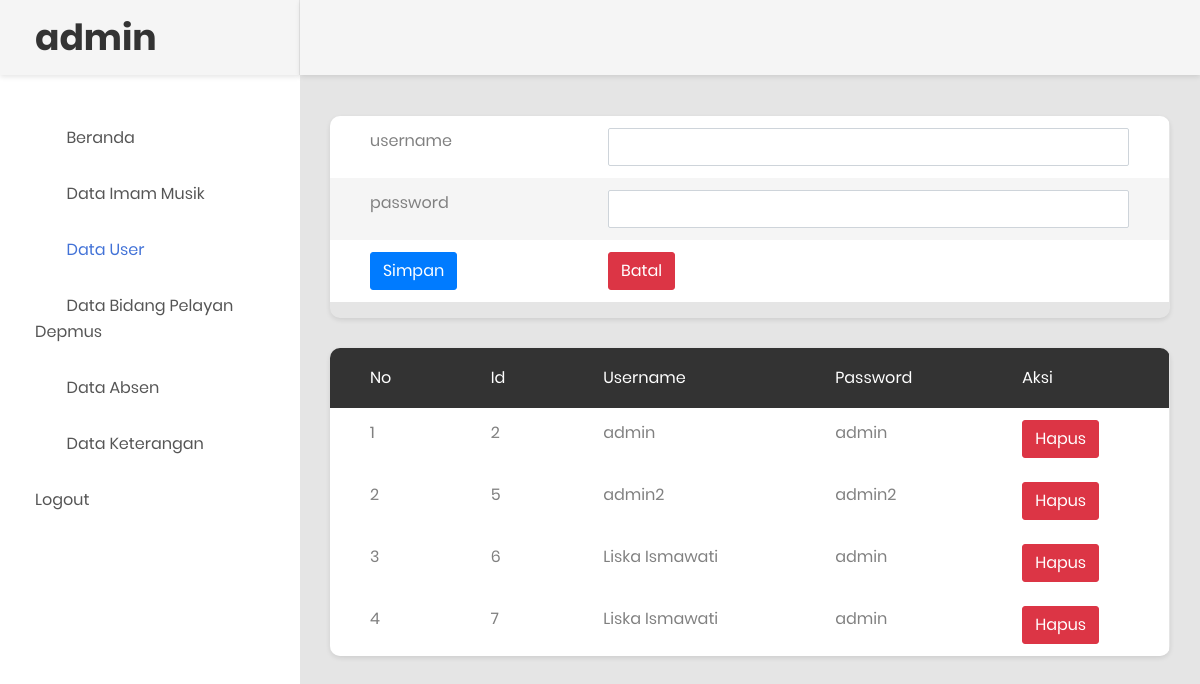
Screenshot of /datauser.php (signed in) with the database file from the repository.
### tables this page shows
CREATE TABLE `tb_daftar` (
  `id` int(11) NOT NULL,
  `username` varchar(255) NOT NULL,
  `password` varchar(255) NOT NULL
);

### datauser.php (the view, shortened to what this page needs)
<!DOCTYPE html>
<html lang="en">
<head>
     <link rel="stylesheet" href="https://maxcdn.bootstrapcdn.com/bootstrap/4.5.2/css/bootstrap.min.css">
    <link rel="stylesheet" type="text/css" href="css/bootstrap.css" media="all">
    <link href="css/font-face.css" rel="stylesheet" media="all">
    <link href="vendor/font-awesome-4.7/css/font-awesome.min.css" rel="stylesheet" media="all">
    <link href="vendor/font-awesome-5/css/fontawesome-all.min.css" rel="stylesheet" media="all">
    <link href="vendor/mdi-font/css/material-design-iconic-font.min.css" rel="stylesheet" media="all">
    <link href="vendor/bootstrap-4.1/bootstrap.min.css" rel="stylesheet" media="all">
    <link href="vendor/animsition/animsition.min.css" rel="stylesheet" media="all">
    <link href="vendor/bootstrap-progressbar/bootstrap-progressbar-3.3.4.min.css" rel="stylesheet" media="all">
    <link href="vendor/wow/animate.css" rel="stylesheet" media="all">
    <link href="vendor/css-hamburgers/hamburgers.min.css" rel="stylesheet" media="all">
    <link href="vendor/slick/slick.css" rel="stylesheet" media="all">
    <link href="vendor/select2/select2.min.css" rel="stylesheet" media="all">
    <link href="vendor/perfect-scrollbar/perfect-scrollbar.css" rel="stylesheet" media="all">
    <link href="css/theme.css" rel="stylesheet" media="all">
</head>
<body class="animsition">
    <div class="page-wrapper">
        <aside class="menu-sidebar d-none d-lg-block">
            <div class="logo">
                <a href="#">
                    <h1>admin</h1>
                </a>
            </div>
            <div class="menu-sidebar__content js-scrollbar1">
                <nav class="navbar-sidebar">
                    <ul class="list-unstyled navbar__list">
                        <li>
                            <a class="js-arrow" href="admin2.php">
                                <i class="fas fa-tachometer-alt"></i>Beranda</a>
                        </li>
                        <li>
                            <a href="datakaryawan.php">
                                <i class="fas fa-chart-bar"></i>Data Imam Musik</a>
                        </li>
                        <li  class="active has-sub">
                            <a href="datause.php">
                                <i class="fas fa-table"></i>Data User</a>
                        </li>
                        <li>
                            <a href="datajabatan.php">
                                <i class="far fa-check-square"></i>Data Bidang Pelayan Depmus</a>
                        </li>
                        <li>
                            <a href="data_absen.php">
                                <i class="fas fa-list"></i>Data Absen</a>
                        </li>
                        <li>
                            <a href="data_keterangan.php">
                                <i class="fas fa-envelope"></i>Data Keterangan
                            </a>
                        </li>
                        <li>
                            <a href="logout.php">Logout</a>
                        </li>
                    </ul>
                </nav>
            </div>
        </aside>
        <div class="page-container">
            <header class="header-desktop">
            </header>
            <div class="main-content">
                <div class="section__content section__content--p30">
                    <div class="container-fluid">
                        <div class="row">
                           <div class="table-responsive table--no-card m-b-30">
                            <form action="admin_save.php" method="post">
                                <div class="form-group">
                                <table class="table table-borderless table-striped table-earning" >
                                        <tbody>
                                            <tr>
                                                <td>username</td>
                                                <td>
                                                <input type="text" class="form-control" name="username" autocomplete="off">
                                            </td>
                                            </tr>
                                            <tr>
                                                <td>password</td>
                                                <td>
                                                <input type="text" class="form-control" name="password" autocomplete="off">
                                            </td>
                                            </tr>
                                            <tr>
                                                <td><button type="submit" name="simpan" class="btn btn-primary">Simpan</button></td>
                                                <td><input type="reset" name="" value="Batal" class="btn btn-danger"></td>
                                            </tr>
                                      </tbody>
                                    </table>
                                        </div>
                            </form>
                                </div>
                        </div>
                        <div class="row">
                                <div class="table-responsive table--no-card m-b-30">
                                    <table class="table table-borderless table-striped table-earning">
                                        <thead>
                                            <tr>
                                                <th>No</th>
                                                <th>id</th>
                                                <th>username</th>
                                                <th>password</th>
                                                <th>aksi</th>
                                            </tr>
                                        </thead>
                                        <?php
                                            include 'koneksi.php';
                                            $sql = "SELECT * FROM tb_daftar";
                                            $query = mysqli_query($koneksi, $sql);
                                            $no = 1;
                                            while ($row = mysqli_fetch_array($query)) {
                                         ?>
                                        <tbody>
                                            <tr>
                                                <td><?php echo $no ?></td>
                                                <td><?php echo $row['id']; ?></td>
                                                <td><?php echo $row['username']; ?></td>
                                                <td><?php echo $row['password']; ?></td>
                                                <td> <a href="admin/admin_hapus.php?id=<?php echo $row['id']; ?>"><button class="btn btn-danger" onclick="return confirm('yakin ingin dihapus?');">Hapus</button></a></td>
                                            </tr>
                                           <?php
                                           $no++;
                                       }
                                            ?>
                                        </tbody>
                                    </table>
                                </div>
                            </div>
                </div>
            </div>
        </div>
    </div>
</body>
</html>

### rows the page displays
tb_daftar: id "2", username "admin", password "admin"
tb_daftar: id "5", username "admin2", password "admin2"
tb_daftar: id "6", username "Liska Ismawati", password "admin"
tb_daftar: id "7", username "Liska Ismawati", password "admin"
